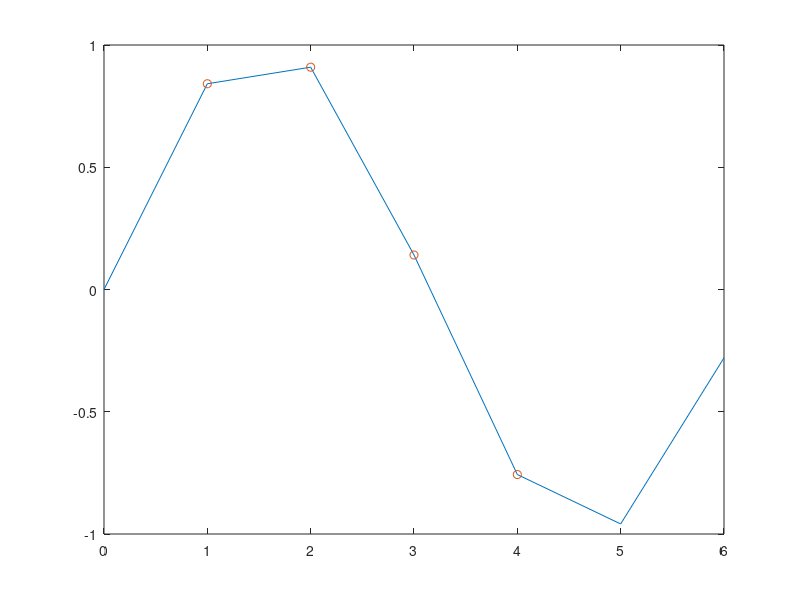

The MATLAB source for this figure:
clc; close all; clear all;
x = 0:6;
y = [0 .8415 .9093 .1411 -.7568 -.9589 -.2794];

o = 2;% Order

xk = [1 2 3 4];

s=0;

for i=1:length(x)
    p = 1;
    for j = 1:length(x)
        if i~=j
            p = conv(p, poly(x(j))/(x(i)-x(j)));
        end
    end
    s = s + p*y(i);
end
s
yk = polyval(s, xk);
plot(x,y,xk,yk,'o');

    